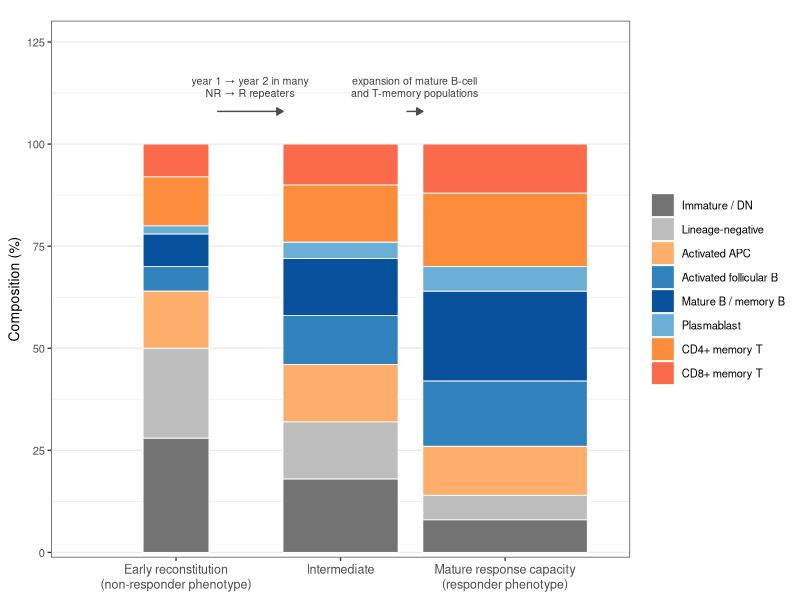
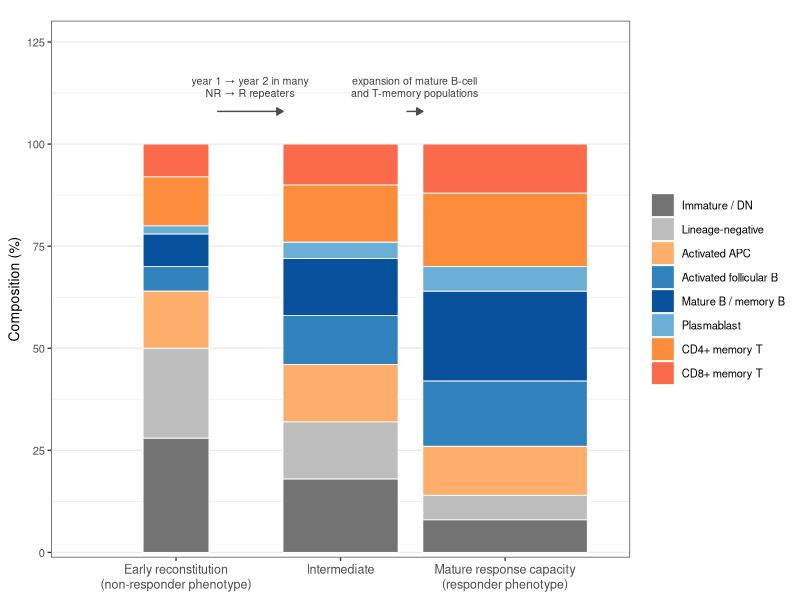

These figures' R source, in order:
# Conceptual cartoon: early reconstitution -> mature response capacity
# Using geom_rect for explicit per-stage bar widths (fixes the empty-bar bug).

suppressPackageStartupMessages({
  library(ggplot2)
  library(data.table)
})

FIG_DIR <- "/home/amir/repo/flu-cellular-prediction/paper/images"

cat_colors <- c(
  "Mature B / memory B"   = "#08519c",
  "Activated follicular B"= "#3182bd",
  "Plasmablast"           = "#6baed6",
  "CD4+ memory T"         = "#fd8d3c",
  "CD8+ memory T"         = "#fb6a4a",
  "Activated APC"         = "#fdae6b",
  "Immature / DN"         = "#737373",
  "Lineage-negative"      = "#bdbdbd"
)
cat_levels <- c("Immature / DN", "Lineage-negative",
                "Activated APC", "Activated follicular B",
                "Mature B / memory B", "Plasmablast",
                "CD4+ memory T", "CD8+ memory T")

# Three stages with (center position, half-width, total composition vector)
stages <- list(
  list(label = "Early reconstitution\n(non-responder phenotype)",
       x = 1, half_w = 0.20,
       comp = c("Immature / DN" = 28, "Lineage-negative" = 22,
                "Activated APC" = 14, "Activated follicular B" = 6,
                "Mature B / memory B" = 8, "Plasmablast" = 2,
                "CD4+ memory T" = 12, "CD8+ memory T" = 8)),
  list(label = "Intermediate",
       x = 2, half_w = 0.35,
       comp = c("Immature / DN" = 18, "Lineage-negative" = 14,
                "Activated APC" = 14, "Activated follicular B" = 12,
                "Mature B / memory B" = 14, "Plasmablast" = 4,
                "CD4+ memory T" = 14, "CD8+ memory T" = 10)),
  list(label = "Mature response capacity\n(responder phenotype)",
       x = 3, half_w = 0.50,
       comp = c("Immature / DN" = 8, "Lineage-negative" = 6,
                "Activated APC" = 12, "Activated follicular B" = 16,
                "Mature B / memory B" = 22, "Plasmablast" = 6,
                "CD4+ memory T" = 18, "CD8+ memory T" = 12))
)

# Build a long-format rectangle data frame
rect_dt <- rbindlist(lapply(stages, function(s) {
  ord <- match(cat_levels, names(s$comp))
  pct <- s$comp[ord]
  ymin <- cumsum(c(0, pct[-length(pct)]))
  ymax <- cumsum(pct)
  data.table(
    stage = s$label, x = s$x,
    xmin = s$x - s$half_w, xmax = s$x + s$half_w,
    ymin = ymin, ymax = ymax,
    category = cat_levels
  )
}))
rect_dt[, category := factor(category, levels = cat_levels)]

# Labels for stages
stage_labels <- data.table(
  x = c(1, 2, 3),
  label = sapply(stages, function(s) s$label)
)

# Arrows between stages
arrows_dt <- data.table(
  x1 = c(1.25, 2.4), x2 = c(1.65, 2.5),
  y = c(108, 108),
  label = c("year 1 → year 2 in many\nNR → R repeaters",
            "expansion of mature B-cell\nand T-memory populations")
)

p <- ggplot() +
  geom_rect(data = rect_dt,
            aes(xmin = xmin, xmax = xmax,
                ymin = ymin, ymax = ymax, fill = category),
            color = "white", linewidth = 0.3) +
  geom_segment(data = arrows_dt,
               aes(x = x1, xend = x2, y = y, yend = y),
               arrow = arrow(length = unit(0.18, "cm"), type = "closed"),
               color = "gray30", linewidth = 0.5) +
  geom_text(data = arrows_dt,
            aes(x = (x1 + x2)/2, y = y + 6, label = label),
            color = "gray25", size = 2.7, lineheight = 0.95) +
  scale_x_continuous(breaks = c(1, 2, 3),
                     labels = stage_labels$label,
                     limits = c(0.4, 3.6)) +
  scale_y_continuous(expand = expansion(mult = c(0.01, 0.05)),
                     limits = c(0, 124)) +
  scale_fill_manual(values = cat_colors, name = NULL,
                    breaks = cat_levels) +
  labs(x = NULL, y = "Composition (%)") +
  theme_bw(base_size = 10) +
  theme(legend.position = "right",
        legend.text = element_text(size = 8),
        axis.text.x = element_text(size = 9, lineheight = 1.0, vjust = 1),
        plot.margin = margin(15, 6, 6, 6),
        panel.grid.major.x = element_blank(),
        panel.grid.minor.x = element_blank())

ggsave(file.path(FIG_DIR, "E4_cartoon_reconstitution.png"), p,
       width = 10, height = 5.5, dpi = 300)
ggsave(file.path(FIG_DIR, "E4_cartoon_reconstitution.pdf"), p,
       width = 10, height = 5.5, device = cairo_pdf)
cat("Cartoon saved with explicit rectangles.\n")
